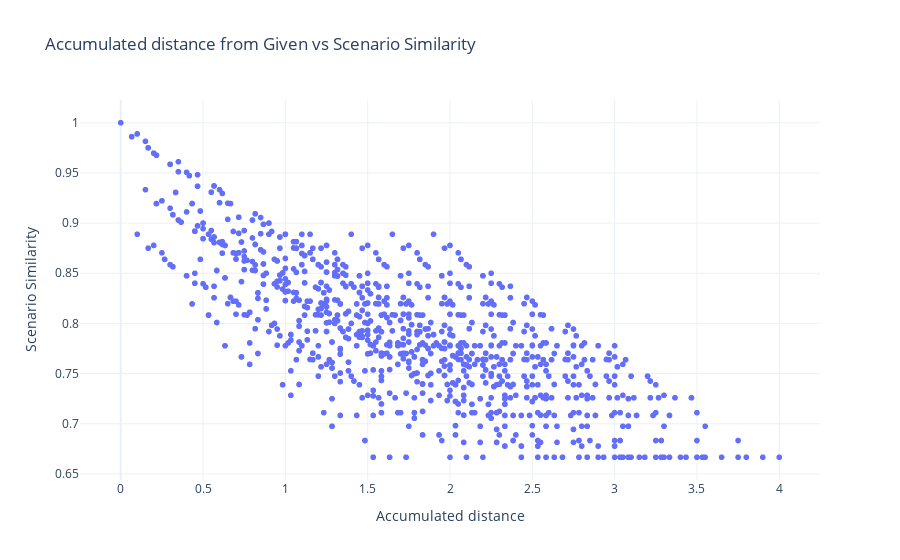

Notebook code cell kept with this figure:
### Code cell
# Criar o scatter plot usando o Plotly
fig = px.scatter(
    df,
    x='Global Normalized Error Sum',
    y='Scenario Similarity',
    title='Accumulated distance from Given vs Scenario Similarity',
    labels={
        'Global Normalized Error Sum': 'Accumulated distance',
        'Scenario Similarity': 'Scenario Similarity'
    },
    template='plotly_white'
)

# Exibir o gráfico
fig.show()

### Figure 1 — Plotly figure (JSON) as saved in the notebook; plotly's stock layout.template omitted (floating-point values rounded to 4 significant figures; data arrays with more than 128 entries replaced by an {"elided": "..."} marker saying what was removed)
{"data": [{"hovertemplate": "Accumulated distance=%{x}<br>Scenario Similarity=%{y}<extra></extra>", "legendgroup": "", "marker": {"color": "#636efa", "symbol": "circle"}, "mode": "markers", "name": "", "showlegend": false, "type": "scattergl", "x": {"elided": "1728 float values"}, "xaxis": "x", "y": {"elided": "1728 float values"}, "yaxis": "y"}], "layout": {"legend": {"tracegroupgap": 0}, "title": {"text": "Accumulated distance from Given vs Scenario Similarity"}, "xaxis": {"anchor": "y", "domain": [0, 1], "title": {"text": "Accumulated distance"}}, "yaxis": {"anchor": "x", "domain": [0, 1], "title": {"text": "Scenario Similarity"}}}}
